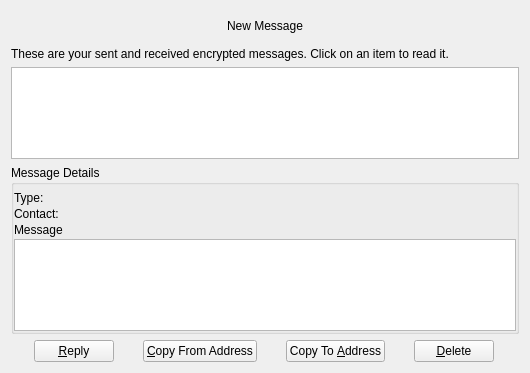
<?xml version="1.0" encoding="UTF-8"?>
<ui version="4.0">
 <class>MessagePage</class>
 <widget class="QWidget" name="MessagePage">
  <property name="geometry">
   <rect>
    <x>0</x>
    <y>0</y>
    <width>530</width>
    <height>373</height>
   </rect>
  </property>
  <property name="windowTitle">
   <string>Address Book</string>
  </property>
  <layout class="QVBoxLayout" name="verticalLayout_2">
   <item>
    <widget class="QPushButton" name="newmessageButton">
     <property name="minimumSize">
      <size>
       <width>0</width>
       <height>30</height>
      </size>
     </property>
     <property name="text">
      <string>New Message</string>
     </property>
     <property name="flat">
      <bool>true</bool>
     </property>
    </widget>
   </item>
   <item>
    <widget class="QLabel" name="labelExplanation">
     <property name="text">
      <string>These are your sent and received encrypted messages. Click on an item to read it.</string>
     </property>
     <property name="textFormat">
      <enum>Qt::PlainText</enum>
     </property>
     <property name="wordWrap">
      <bool>true</bool>
     </property>
    </widget>
   </item>
   <item>
    <widget class="QTableView" name="tableView">
     <property name="contextMenuPolicy">
      <enum>Qt::CustomContextMenu</enum>
     </property>
     <property name="toolTip">
      <string>Click on a message to view it</string>
     </property>
     <property name="tabKeyNavigation">
      <bool>false</bool>
     </property>
     <property name="alternatingRowColors">
      <bool>true</bool>
     </property>
     <property name="selectionMode">
      <enum>QAbstractItemView::SingleSelection</enum>
     </property>
     <property name="selectionBehavior">
      <enum>QAbstractItemView::SelectRows</enum>
     </property>
     <property name="sortingEnabled">
      <bool>true</bool>
     </property>
     <attribute name="verticalHeaderVisible">
      <bool>false</bool>
     </attribute>
    </widget>
   </item>
   <item>
    <layout class="QVBoxLayout" name="verticalLayout">
     <item>
      <widget class="QGroupBox" name="messageDetails">
       <property name="title">
        <string>Message Details</string>
       </property>
       <layout class="QVBoxLayout" name="verticalLayout_4">
        <property name="spacing">
         <number>2</number>
        </property>
        <property name="leftMargin">
         <number>0</number>
        </property>
        <property name="topMargin">
         <number>6</number>
        </property>
        <property name="rightMargin">
         <number>0</number>
        </property>
        <property name="bottomMargin">
         <number>0</number>
        </property>
        <item>
         <layout class="QHBoxLayout" name="horizontalLayout_2">
          <item>
           <widget class="QLabel" name="labelType">
            <property name="text">
             <string>Type:</string>
            </property>
           </widget>
          </item>
          <item>
           <widget class="QLabel" name="typeLabel">
            <property name="text">
             <string/>
            </property>
           </widget>
          </item>
         </layout>
        </item>
        <item>
         <layout class="QVBoxLayout" name="verticalLayout_3">
          <item>
           <layout class="QHBoxLayout" name="horizontalLayout_3">
            <item>
             <widget class="QLabel" name="labelContact">
              <property name="text">
               <string>Contact:</string>
              </property>
             </widget>
            </item>
            <item>
             <widget class="QLabel" name="contactLabel">
              <property name="text">
               <string/>
              </property>
             </widget>
            </item>
           </layout>
          </item>
         </layout>
        </item>
        <item>
         <widget class="QLabel" name="messageLabel">
          <property name="text">
           <string>Message</string>
          </property>
         </widget>
        </item>
        <item>
         <widget class="QPlainTextEdit" name="message">
          <property name="readOnly">
           <bool>true</bool>
          </property>
         </widget>
        </item>
       </layout>
      </widget>
     </item>
     <item>
      <layout class="QHBoxLayout" name="horizontalLayout">
       <item>
        <widget class="QPushButton" name="replyButton">
         <property name="sizePolicy">
          <sizepolicy hsizetype="Fixed" vsizetype="Fixed">
           <horstretch>0</horstretch>
           <verstretch>0</verstretch>
          </sizepolicy>
         </property>
         <property name="toolTip">
          <string>Sign a message to prove you own a Rain address</string>
         </property>
         <property name="text">
          <string>&amp;Reply</string>
         </property>
         <property name="icon">
          <iconset resource="../rain.qrc">
           <normaloff>:/icons/send</normaloff>:/icons/send</iconset>
         </property>
        </widget>
       </item>
       <item>
        <widget class="QPushButton" name="copyFromAddressButton">
         <property name="sizePolicy">
          <sizepolicy hsizetype="Fixed" vsizetype="Fixed">
           <horstretch>0</horstretch>
           <verstretch>0</verstretch>
          </sizepolicy>
         </property>
         <property name="toolTip">
          <string>Copy the currently selected address to the system clipboard</string>
         </property>
         <property name="text">
          <string>&amp;Copy From Address</string>
         </property>
         <property name="icon">
          <iconset resource="../rain.qrc">
           <normaloff>:/icons/editcopy</normaloff>:/icons/editcopy</iconset>
         </property>
        </widget>
       </item>
       <item>
        <widget class="QPushButton" name="copyToAddressButton">
         <property name="sizePolicy">
          <sizepolicy hsizetype="Fixed" vsizetype="Fixed">
           <horstretch>0</horstretch>
           <verstretch>0</verstretch>
          </sizepolicy>
         </property>
         <property name="toolTip">
          <string>Copy the currently selected address to the system clipboard</string>
         </property>
         <property name="text">
          <string>Copy To &amp;Address</string>
         </property>
         <property name="icon">
          <iconset resource="../rain.qrc">
           <normaloff>:/icons/editcopy</normaloff>:/icons/editcopy</iconset>
         </property>
        </widget>
       </item>
       <item>
        <widget class="QPushButton" name="deleteButton">
         <property name="sizePolicy">
          <sizepolicy hsizetype="Fixed" vsizetype="Fixed">
           <horstretch>0</horstretch>
           <verstretch>0</verstretch>
          </sizepolicy>
         </property>
         <property name="toolTip">
          <string>Delete the currently selected address from the list</string>
         </property>
         <property name="text">
          <string>&amp;Delete</string>
         </property>
         <property name="icon">
          <iconset resource="../rain.qrc">
           <normaloff>:/icons/remove</normaloff>:/icons/remove</iconset>
         </property>
        </widget>
       </item>
      </layout>
     </item>
    </layout>
   </item>
  </layout>
 </widget>
 <resources>
  <include location="../rain.qrc"/>
 </resources>
 <connections/>
</ui>
